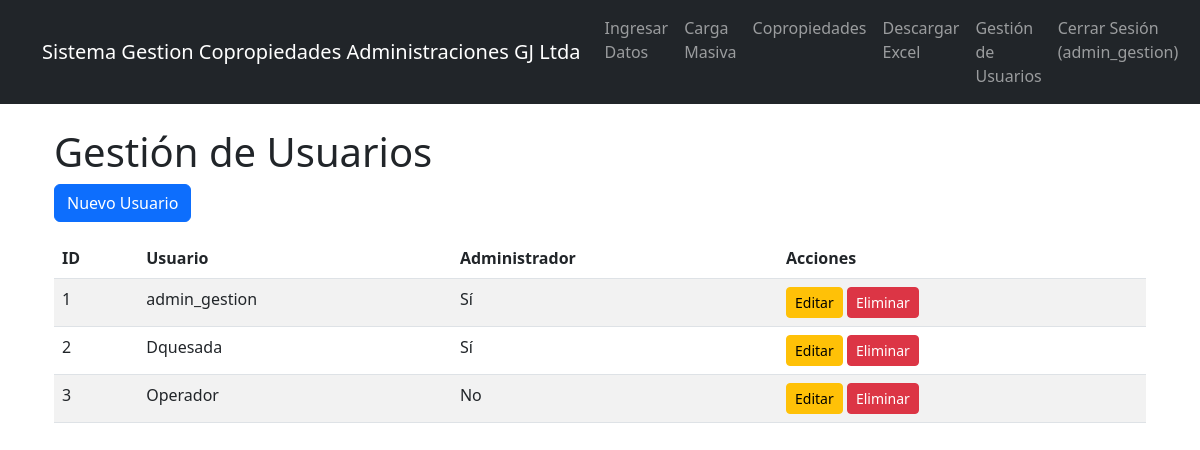
Screenshot of /users (signed in) with the database file from the repository.
### app/models.py (models this page shows, shortened)
class User(UserMixin, db.Model):
    id = db.Column(db.Integer, primary_key=True)
    username = db.Column(db.String(80), unique=True, nullable=False)
    password_hash = db.Column(db.String(256), nullable=False)
    is_admin = db.Column(db.Boolean, default=False)  # Nuevo campo

### app/routes.py (the view)
@main_bp.route('/users')
@login_required
def list_users():
    if not check_admin():
        return redirect(url_for('main.index'))
    users = User.query.all()
    return render_template('users/list.html', title='Gestión de Usuarios', users=users)

### app/models.py (called while the page is built)
@login_manager.user_loader
def load_user(user_id):
    return User.query.get(int(user_id))

### app/routes.py (called while the page is built)
def check_admin():
    if not current_user.is_authenticated or not current_user.is_admin:
        flash('Acceso denegado. Se requieren privilegios de administrador.', 'danger')
        return False
    return True

### app/templates/users/list.html
{% extends "base.html" %}
{% block content %}
<div class="container">
    <h1>Gestión de Usuarios</h1>
    <div class="mb-3">
        <a href="{{ url_for('main.new_user') }}" class="btn btn-primary">Nuevo Usuario</a>
    </div>
    <table class="table table-striped">
        <thead>
            <tr>
                <th>ID</th>
                <th>Usuario</th>
                <th>Administrador</th>
                <th>Acciones</th>
            </tr>
        </thead>
        <tbody>
            {% for user in users %}
            <tr>
                <td>{{ user.id }}</td>
                <td>{{ user.username }}</td>
                <td>{% if user.is_admin %}Sí{% else %}No{% endif %}</td>
                <td>
                    <a href="{{ url_for('main.edit_user', id=user.id) }}" class="btn btn-sm btn-warning">Editar</a>
                    <form action="{{ url_for('main.delete_user', id=user.id) }}" method="post" class="d-inline">
                        <button type="submit" class="btn btn-sm btn-danger" onclick="return confirm('¿Estás seguro de eliminar este usuario?')">Eliminar</button>
                    </form>
                </td>
            </tr>
            {% endfor %}
        </tbody>
    </table>
</div>
{% endblock %}

### app/templates/base.html (shortened to what this page needs)
<!DOCTYPE html>
<html lang="es">
<head>
    <link href="https://cdn.jsdelivr.net/npm/bootstrap@5.3.0-alpha1/dist/css/bootstrap.min.css" rel="stylesheet">
    <link rel="stylesheet" href="{{ url_for('static', filename='css/style.css') }}">
</head>
<body>
    <nav class="navbar navbar-expand-lg navbar-dark bg-dark mb-4">
        <div class="container">
            <a class="navbar-brand" href="{{ url_for('main.index') }}">Sistema Gestion Copropiedades Administraciones GJ Ltda</a>
            <div class="collapse navbar-collapse" id="navbarNav">
                <ul class="navbar-nav ms-auto">
{% if current_user.is_authenticated %}
    <li class="nav-item">
        <a class="nav-link" href="{{ url_for('main.index') }}">Ingresar Datos</a>
    </li>
    <li class="nav-item">
        <a class="nav-link" href="{{ url_for('main.upload_excel') }}">Carga Masiva</a>
    </li>
    <li class="nav-item">
        <a class="nav-link" href="{{ url_for('main.list_copropiedades') }}">Copropiedades</a>
    </li>
    <li class="nav-item">
        <a class="nav-link" href="{{ url_for('main.download_excel_data') }}">Descargar Excel</a>
    </li>
    {% if current_user.is_admin %}
    <li class="nav-item">
        <a class="nav-link" href="{{ url_for('main.list_users') }}">Gestión de Usuarios</a>
    </li>
    {% endif %}
    <li class="nav-item">
        <a class="nav-link" href="{{ url_for('main.logout') }}">Cerrar Sesión ({{ current_user.username }})</a>
    </li>
{% else %}
    <li class="nav-item">
        <a class="nav-link" href="{{ url_for('main.login') }}">Login</a>
    </li>
{% endif %}
                </ul>
            </div>
        </div>
    </nav>
    <div class="container">
        {% block content %}{% endblock %}
    </div>
</body>
</html>

### rows the page displays
User: username "admin_gestion", id "1", is_admin "Sí"
User: id "2", username "Dquesada", is_admin "Sí"
User: id "3", username "Operador", is_admin "No"
